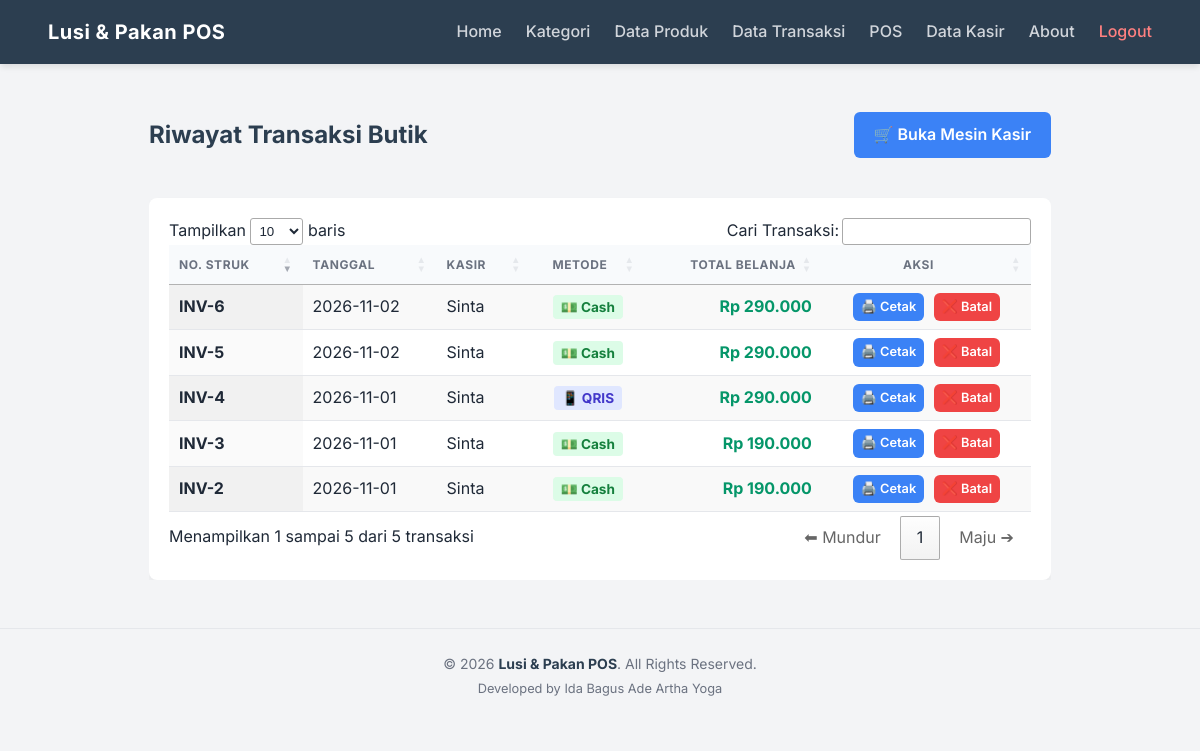
/index.php?action=sales (signed in), run on the app's committed database.
### tables this page shows
CREATE TABLE `sales` (
  `id` int NOT NULL,
  `date` date DEFAULT NULL,
  `total` int DEFAULT NULL,
  `user_id` int DEFAULT NULL,
  `payment_method` varchar(50) DEFAULT 'Cash'
);

CREATE TABLE `users` (
  `id` int NOT NULL,
  `name` varchar(100) NOT NULL,
  `email` varchar(100) NOT NULL,
  `password` varchar(255) NOT NULL,
  `username` varchar(50) NOT NULL DEFAULT 'admin',
  `role` enum('admin','kasir') NOT NULL DEFAULT 'kasir'
);

### controllers/SaleController.php (called while the page is built, shortened)
<?php
require_once 'models/SaleModel.php';
class SaleController {
    private $model;
    public function __construct($db) { $this->model = new SaleModel($db); }
    public function index() {
        $sales = $this->model->getAllSales();
        require 'views/sales/index.php';
    }
}
?>

### models/SaleModel.php (called while the page is built, shortened)
<?php
class SaleModel {
    private $conn;
    public function __construct($db) {
        $this->conn = $db;
    }
    public function getAllSales() {
        $query = "SELECT sales.*, users.name as kasir_name FROM sales LEFT JOIN users ON sales.user_id = users.id ORDER BY sales.id DESC";
        $result = $this->conn->query($query);
        $data = [];
        while ($row = $result->fetch_assoc()) {
            $data[] = $row;
        }
        return $data;
    }
}
?>

### views/sales/index.php (the view, shortened to what this page needs)
<?php include 'views/layouts/header.php'; ?>
    <link rel="stylesheet" href="https://cdn.datatables.net/1.13.6/css/jquery.dataTables.min.css">
    <div style="display: flex; justify-content: space-between; align-items: center; margin-bottom: 1.5rem; flex-wrap: wrap; gap: 1rem;">
        <h2 style="margin: 0;">Riwayat Transaksi Butik</h2>
        <a href="index.php?action=pos" class="btn btn-blue" style="white-space: nowrap; padding: 10px 20px; font-size: 1rem; display: inline-flex; align-items: center; gap: 8px;">
            🛒 Buka Mesin Kasir
        </a>
    </div>
    <div style="overflow-x: auto;">
        <table id="tabelTransaksi" class="display" style="width:100%; border-collapse: collapse;">
            <thead>
                <tr>
                    <th style="text-align: left;">No. Struk</th>
                    <th style="text-align: left;">Tanggal</th>
                    <th style="text-align: left;">Kasir</th>
                    <th style="text-align: center;">Metode</th>
                    <th style="text-align: right;">Total Belanja</th>
                    <th style="text-align: center;">Aksi</th>
                </tr>
            </thead>
            <tbody>
                <?php if(!empty($sales)): ?>
                    <?php foreach ($sales as $sale): ?>
                    <tr>
                        <td style="font-weight: bold;">INV-<?= $sale['id'] ?></td>
                        <td><?= $sale['date'] ?></td>
                        <td><?= $sale['kasir_name'] ?></td>
                        <td style="text-align: center;">
                            <?php if(($sale['payment_method'] ?? 'Cash') == 'QRIS'): ?>
                                <span style="background: #e0e7ff; color: #4338ca; padding: 4px 8px; border-radius: 4px; font-weight: bold; font-size: 0.85rem;">📱 QRIS</span>
                            <?php else: ?>
                                <span style="background: #dcfce7; color: #15803d; padding: 4px 8px; border-radius: 4px; font-weight: bold; font-size: 0.85rem;">💵 Cash</span>
                            <?php endif; ?>
                        </td>
                        <td style="font-weight: bold; color: #059669; text-align: right;">Rp <?= number_format($sale['total'], 0, ',', '.') ?></td>
                        <td style="text-align: center;">
                            <a href="index.php?action=sale_reprint&id=<?= $sale['id'] ?>" class="btn btn-blue" target="_blank" style="padding: 4px 8px; font-size: 0.8rem; margin-right: 5px;">🖨️ Cetak</a>
                            <?php if($_SESSION['role'] == 'admin'): ?>
                                <a href="index.php?action=sale_delete&id=<?= $sale['id'] ?>" class="btn btn-red" style="padding: 4px 8px; font-size: 0.8rem;" onclick="return confirm('Batalkan transaksi ini? Stok barang akan dikembalikan secara otomatis.')">❌ Batal</a>
                            <?php endif; ?>
                        </td>
                    </tr>
                    <?php endforeach; ?>
                <?php endif; ?>
            </tbody>
        </table>
    </div>
<?php include 'views/layouts/footer.php'; ?>

### views/layouts/header.php (style rules this page uses)
:root { --primary: #2c3e50; --secondary: #10b981; --bg-color: #f3f4f6; --card-bg: #ffffff; --text-main: #1f2937; --text-muted: #6b7280; }
* { box-sizing: border-box; margin: 0; padding: 0; }
body { font-family: 'Inter', sans-serif; background-color: var(--bg-color); color: var(--text-main); line-height: 1.6; }
h2 { color: var(--primary); margin-bottom: 1.5rem; font-weight: 700; }
.btn { display: inline-block; padding: 0.6rem 1.2rem; font-size: 0.875rem; font-weight: 600; text-align: center; text-decoration: none; border-radius: 6px; border: none; cursor: pointer; transition: all 0.2s ease; }
.btn-blue { background-color: #3b82f6; color: #fff; }
.btn-red { background-color: #ef4444; color: #fff; }
table { width: 100%; border-collapse: separate; border-spacing: 0; margin-top: 1rem; }
th, td { padding: 1rem; text-align: left; border-bottom: 1px solid #e5e7eb; }
th { background-color: #f8fafc; font-weight: 600; color: var(--text-muted); text-transform: uppercase; font-size: 0.75rem; letter-spacing: 0.05em; }

### data on the page
sales: id "6", date "2026-11-02", user.name "Sinta", payment_method "💵 Cash", total "290.000"
sales: id "5", date "2026-11-02", user.name "Sinta", payment_method "💵 Cash", total "290.000"
sales: id "4", date "2026-11-01", user.name "Sinta", payment_method "📱 QRIS", total "290.000"
sales: id "3", date "2026-11-01", user.name "Sinta", payment_method "💵 Cash", total "190.000"
sales: id "2", date "2026-11-01", user.name "Sinta", payment_method "💵 Cash", total "190.000"
